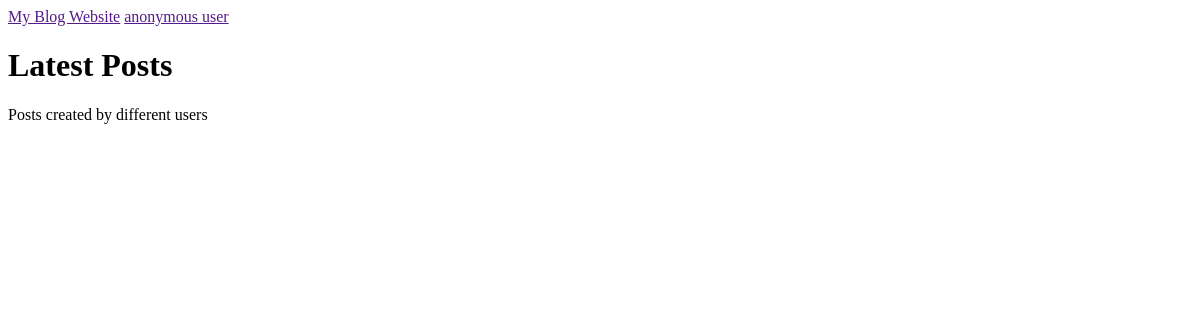
Page /homepage on the earlier database version.
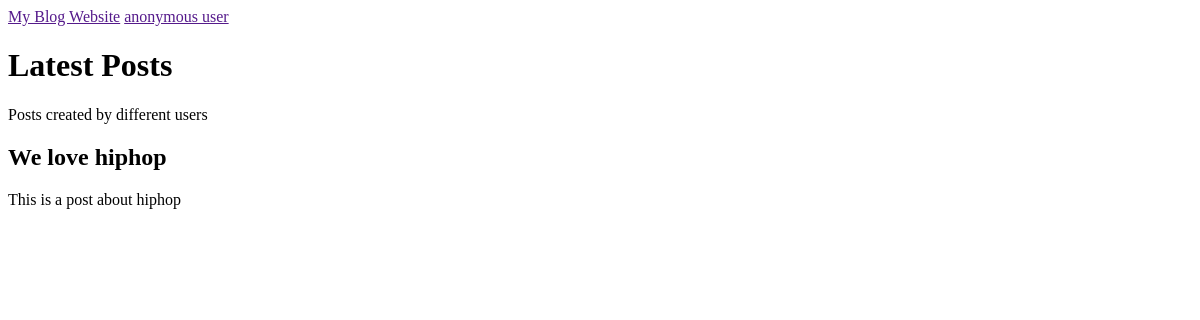
Same page on the later database version.
### blog.py (models this page shows)
class Post(db.Model):
    id = db.Column(db.Integer, primary_key=True)
    title = db.Column(db.String, nullable=False)
    content = db.Column(db.String, nullable=False)
    date_posted = db.Column(db.DateTime, default=datetime.utcnow, nullable=False)
    user_id = db.Column(db.Integer, nullable=False)

### blog.py (the view)
@app.route('/homepage')
def home():
    user_blogs = Post.query.all()
    return render_template("index.html",blogs=user_blogs)

### templates/index.html (shortened to what this page needs)
<!DOCTYPE html>
<html lang="en">
<head>
</head>
<body>
    <container>
        <nav>
            <a href="">My Blog Website</a>
            <a href="">anonymous user</a>
        </nav>
        <main>
            <h1>Latest Posts</h1>
            <p>Posts created by different users</p>
            {% for blog in blogs %}
            <article>
            <h2>{{blog.title}}</h2>
            <p>{{blog.content}}</p>
            </article>
            {% endfor %}
        </main>
    </container>
</body>
</html>

Differences in the rows shown:
added Post: title "We love hiphop", content "This is a post about hiphop"
